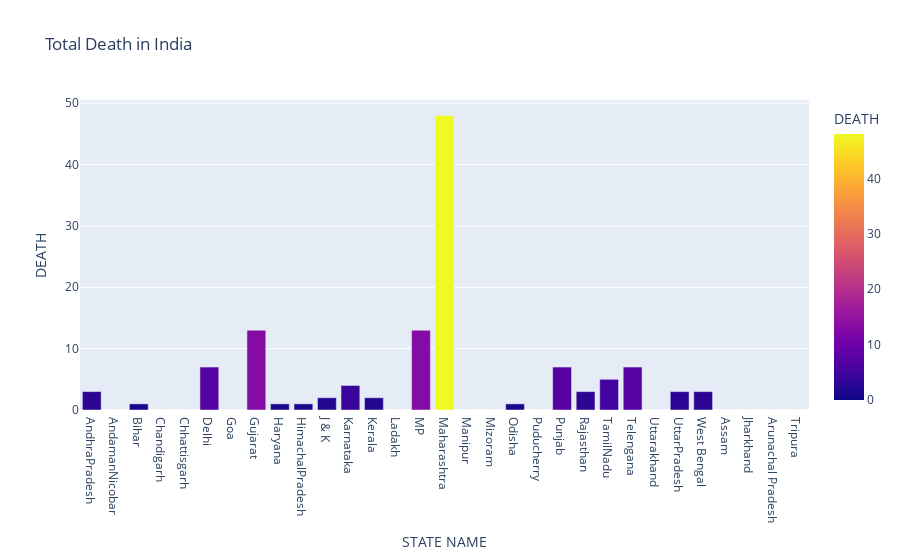

Notebook cell for this chart:
### Code cell
fig=px.bar(covid_india,x="STATE NAME",y="DEATH",color='DEATH',title='Total Death in India')
fig.show()

### Figure 1 — Plotly figure (JSON) as saved in the notebook; plotly's stock layout.template omitted (floating-point values rounded to 4 significant figures)
{"data": [{"alignmentgroup": "True", "hovertemplate": "STATE NAME=%{x}<br>DEATH=%{marker.color}<extra></extra>", "legendgroup": "", "marker": {"color": [3, 0, 1, 0, 0, 7, 0, 13, 1, 1, 2, 4, 2, 0, 13, 48, 0, 0, 1, 0, 7, 3, 5, 7, 0, 3, 3, 0, 0, 0, 0], "coloraxis": "coloraxis"}, "name": "", "offsetgroup": "", "orientation": "v", "showlegend": false, "textposition": "auto", "type": "bar", "x": ["AndhraPradesh", "AndamanNicobar", "Bihar", "Chandigarh", "Chhattisgarh", "Delhi", "Goa", "Gujarat", "Haryana", "HimachalPradesh", "J & K", "Karnataka", "Kerala", "Ladakh", "MP", "Maharashtra", "Manipur", "Mizoram", "Odisha", "Puducherry", "Punjab", "Rajasthan", "TamilNadu", "Telengana", "Uttarakhand", "UttarPradesh", "West Bengal", "Assam", "Jharkhand", "Arunachal Pradesh", "Tripura"], "xaxis": "x", "y": [3, 0, 1, 0, 0, 7, 0, 13, 1, 1, 2, 4, 2, 0, 13, 48, 0, 0, 1, 0, 7, 3, 5, 7, 0, 3, 3, 0, 0, 0, 0], "yaxis": "y"}], "layout": {"barmode": "relative", "coloraxis": {"colorbar": {"title": {"text": "DEATH"}}, "colorscale": [[0, "#0d0887"], [0.1111, "#46039f"], [0.2222, "#7201a8"], [0.3333, "#9c179e"], [0.4444, "#bd3786"], [0.5556, "#d8576b"], [0.6667, "#ed7953"], [0.7778, "#fb9f3a"], [0.8889, "#fdca26"], [1, "#f0f921"]]}, "legend": {"tracegroupgap": 0}, "title": {"text": "Total Death in India"}, "xaxis": {"anchor": "y", "domain": [0, 1], "title": {"text": "STATE NAME"}}, "yaxis": {"anchor": "x", "domain": [0, 1], "title": {"text": "DEATH"}}}}
